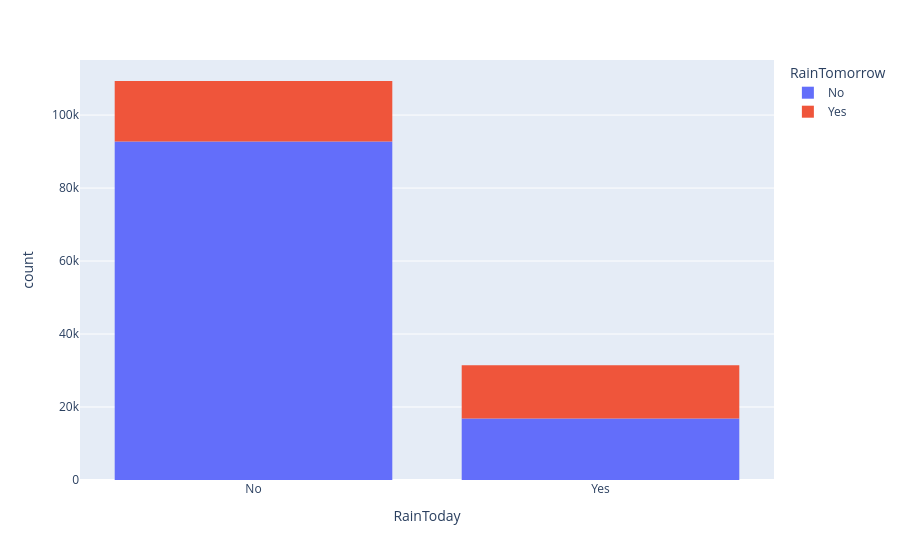

Notebook source saved alongside this figure:
### Code cell
px.histogram(raw_df,x='RainToday',color='RainTomorrow')

### Figure 1 — Plotly figure (JSON) as saved in the notebook; plotly's stock layout.template omitted (floating-point values rounded to 4 significant figures; data arrays with more than 128 entries replaced by an {"elided": "..."} marker saying what was removed)
{"data": [{"alignmentgroup": "True", "bingroup": "x", "hovertemplate": "RainTomorrow=No<br>RainToday=%{x}<br>count=%{y}<extra></extra>", "legendgroup": "No", "marker": {"color": "#636efa", "pattern": {"shape": ""}}, "name": "No", "offsetgroup": "No", "orientation": "v", "showlegend": true, "type": "histogram", "x": {"elided": "109586 str values"}, "xaxis": "x", "yaxis": "y"}, {"alignmentgroup": "True", "bingroup": "x", "hovertemplate": "RainTomorrow=Yes<br>RainToday=%{x}<br>count=%{y}<extra></extra>", "legendgroup": "Yes", "marker": {"color": "#EF553B", "pattern": {"shape": ""}}, "name": "Yes", "offsetgroup": "Yes", "orientation": "v", "showlegend": true, "type": "histogram", "x": {"elided": "31201 str values"}, "xaxis": "x", "yaxis": "y"}], "layout": {"barmode": "relative", "legend": {"title": {"text": "RainTomorrow"}, "tracegroupgap": 0}, "margin": {"t": 60}, "xaxis": {"anchor": "y", "domain": [0, 1], "title": {"text": "RainToday"}}, "yaxis": {"anchor": "x", "domain": [0, 1], "title": {"text": "count"}}}}
